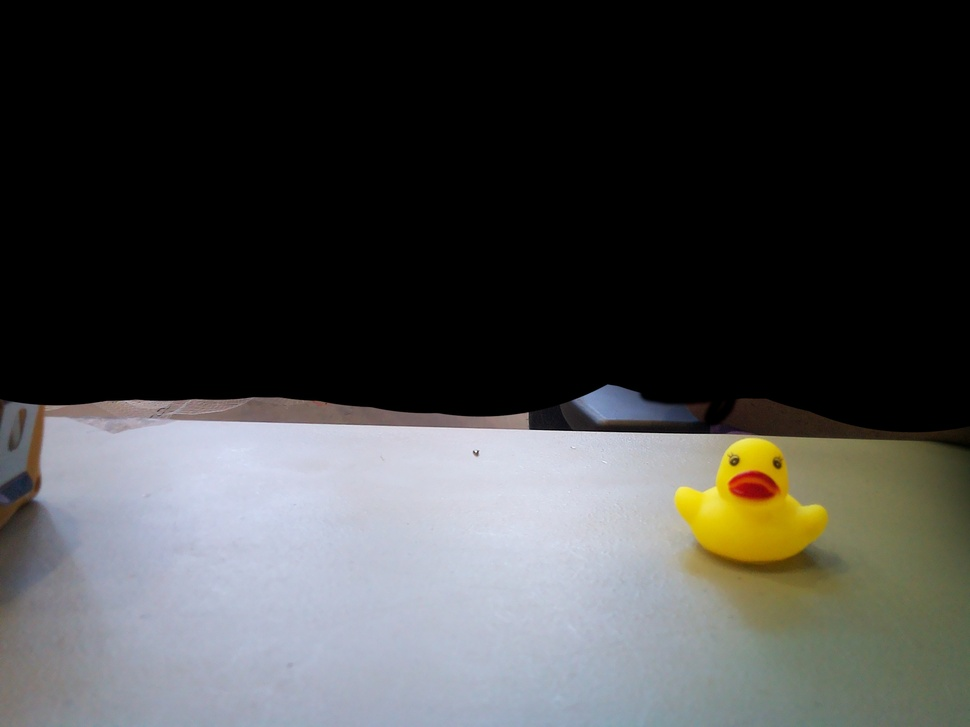
#> input picture lab7/images/image1.jpg, 970 x 727 px, shrunk from 2592 x 1944 before the run, given in place of the camera
$ python ballLoc.py   (older library calls are emulated)
#> lines starting #> are read from the running program, lines starting #| are printed output that depends on the picture
### lab9/CameraAndDetector.py
import cv2
import numpy as np
from enum import Enum

class Color(Enum):
    GREEN = ([25, 30, 20],[80, 255, 255])
    YELLOW = ([25, 55, 20],[35, 255, 255])

class Camera:

    def __init__(self, raspberrypi = False):

        self.rpi = raspberrypi

        if raspberrypi:
            from picamera2 import Picamera2
            self.camera = Picamera2()
            self.camera.configure(self.camera.create_preview_configuration(main={"format": 'XRGB8888', "size": (640, 480)}))
            self.camera.start()
        else:
            self.camera = cv2.VideoCapture(0)

    def close(self):
        if not self.rpi:
            self.camera.release()

    def get(self):
        if self.rpi:
            return self.camera.capture_array()
        else:
            _, frame = self.camera.read()
            return frame

    def get_circles_and_gray(self, color = Color.GREEN):
        frame = self.get()
        hsv = cv2.cvtColor(frame, cv2.COLOR_BGR2HSV)
        # 95 to 125 for HUE
        # saturation in 25 to 255

        # orange 15 to 25
        # saturation 25 to 255

        lower_val = np.array(color.value[0])
        upper_val = np.array(color.value[1])
        mask = cv2.inRange(hsv, lower_val, upper_val)
        #
        result = cv2.bitwise_and(frame, frame, mask = mask)


        # [6 lines of commented-out code are left out]

        gray = cv2.cvtColor(result, cv2.COLOR_BGR2GRAY)
        # Display the resulting frame
        gray = cv2.medianBlur(gray, 5)


        rows = gray.shape[0]
        circles = cv2.HoughCircles(gray, cv2.HOUGH_GRADIENT, 1, rows / 8,
                                   param1=100, param2=30,
                                   minRadius=1, maxRadius=400)
        return circles, gray

    # [75 lines left out: function get_blobs_and_gray, not called in this run]

    def get_circles(self, color = Color.GREEN):
        circles, _ = self.get_circles_and_gray(color)
        return circles


    def get_blobs(self, color = Color.YELLOW):
        blobs, _ = self.get_blobs_and_grey(color)
        return blobs

    def get_largest_circle(self, color = Color.GREEN):
        circles = self.get_circles(color)

        if circles is not None:
            circles = np.uint16(np.around(circles))

            max_radius = -1
            max_circle = None

            for i in circles[0, :]:
                radius = i[2]
                if radius > max_radius:
                    max_radius = radius
                    max_circle = i
            return max_circle
        else:
            return None

    # [62 lines left out: functions get_largest_blob, get_largest_blob_and_img, get_largest_circle_and_img, not called in this run]

### lab9/ballLoc.py
from CameraAndDetector import *
import cv2

if __name__ == "__main__":

    camera = Camera()

    try:
        while True:
            circle = camera.get_largest_circle(Color.YELLOW)
            print(circle)

    except KeyboardInterrupt:
        pass

    camera.close()
    cv2.destroyAllWindows()

$ run again, on lab7/images/image10.jpg
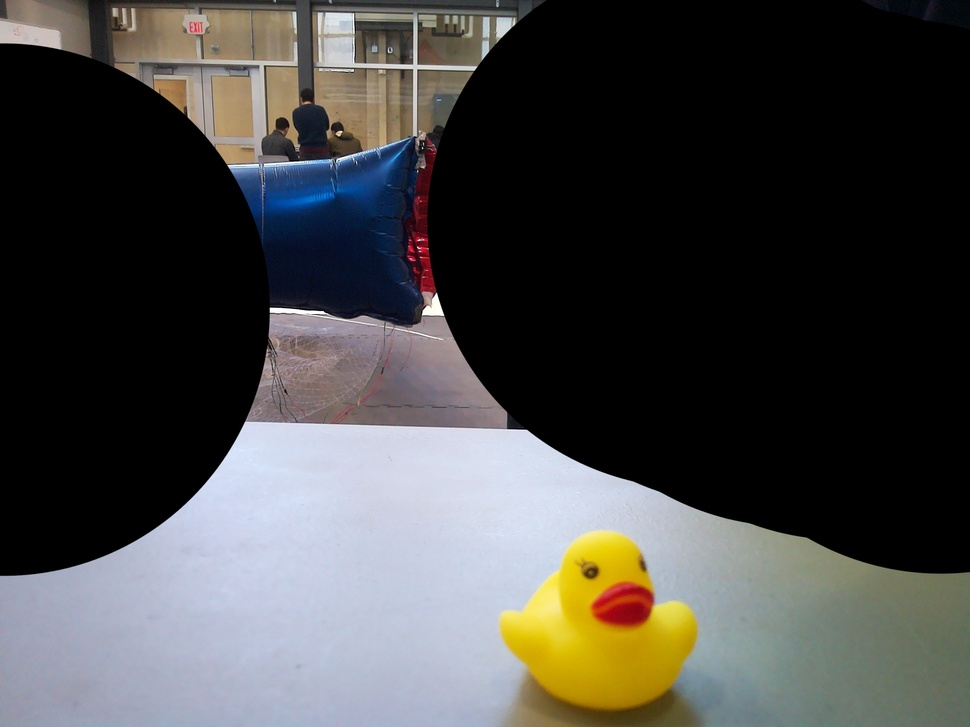
#> input picture lab7/images/image10.jpg, 970 x 727 px, shrunk from 2592 x 1944 before the run, given in place of the camera

$ run again, on lab7/images/image2.jpg
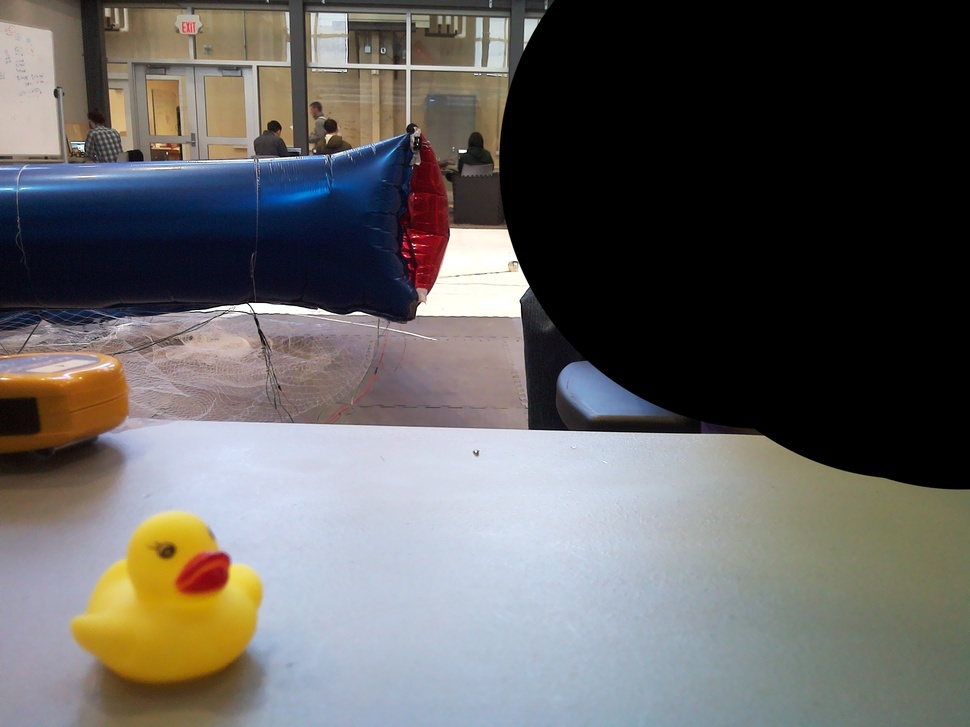
#> input picture lab7/images/image2.jpg, 970 x 727 px, shrunk from 2592 x 1944 before the run, given in place of the camera

$ run again, on lab7/images/image3.jpg
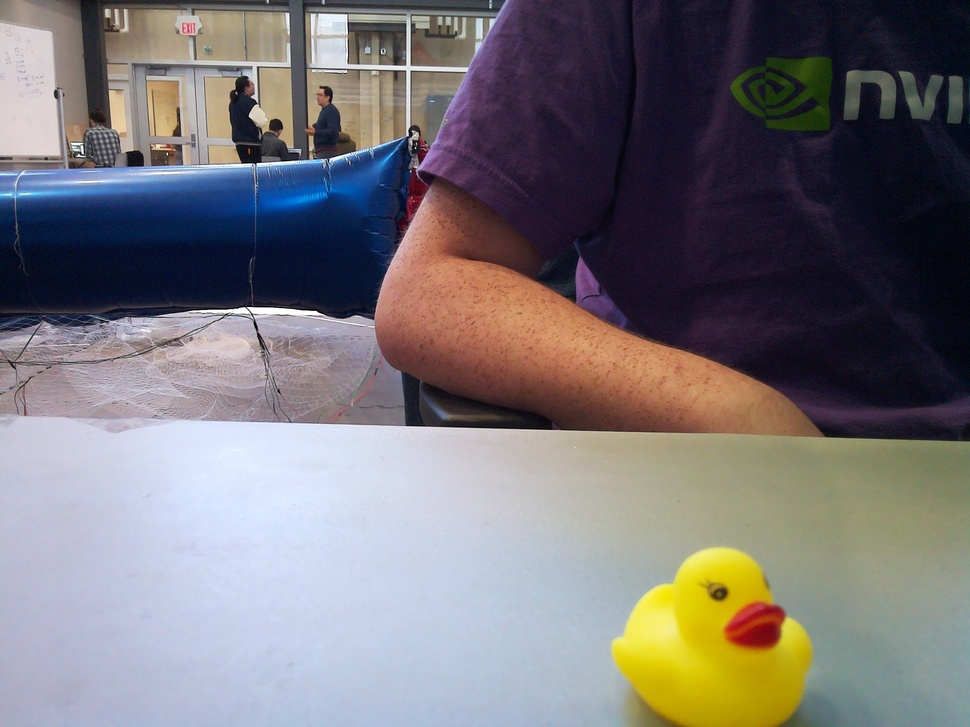
#> input picture lab7/images/image3.jpg, 970 x 727 px, shrunk from 2592 x 1944 before the run, given in place of the camera
